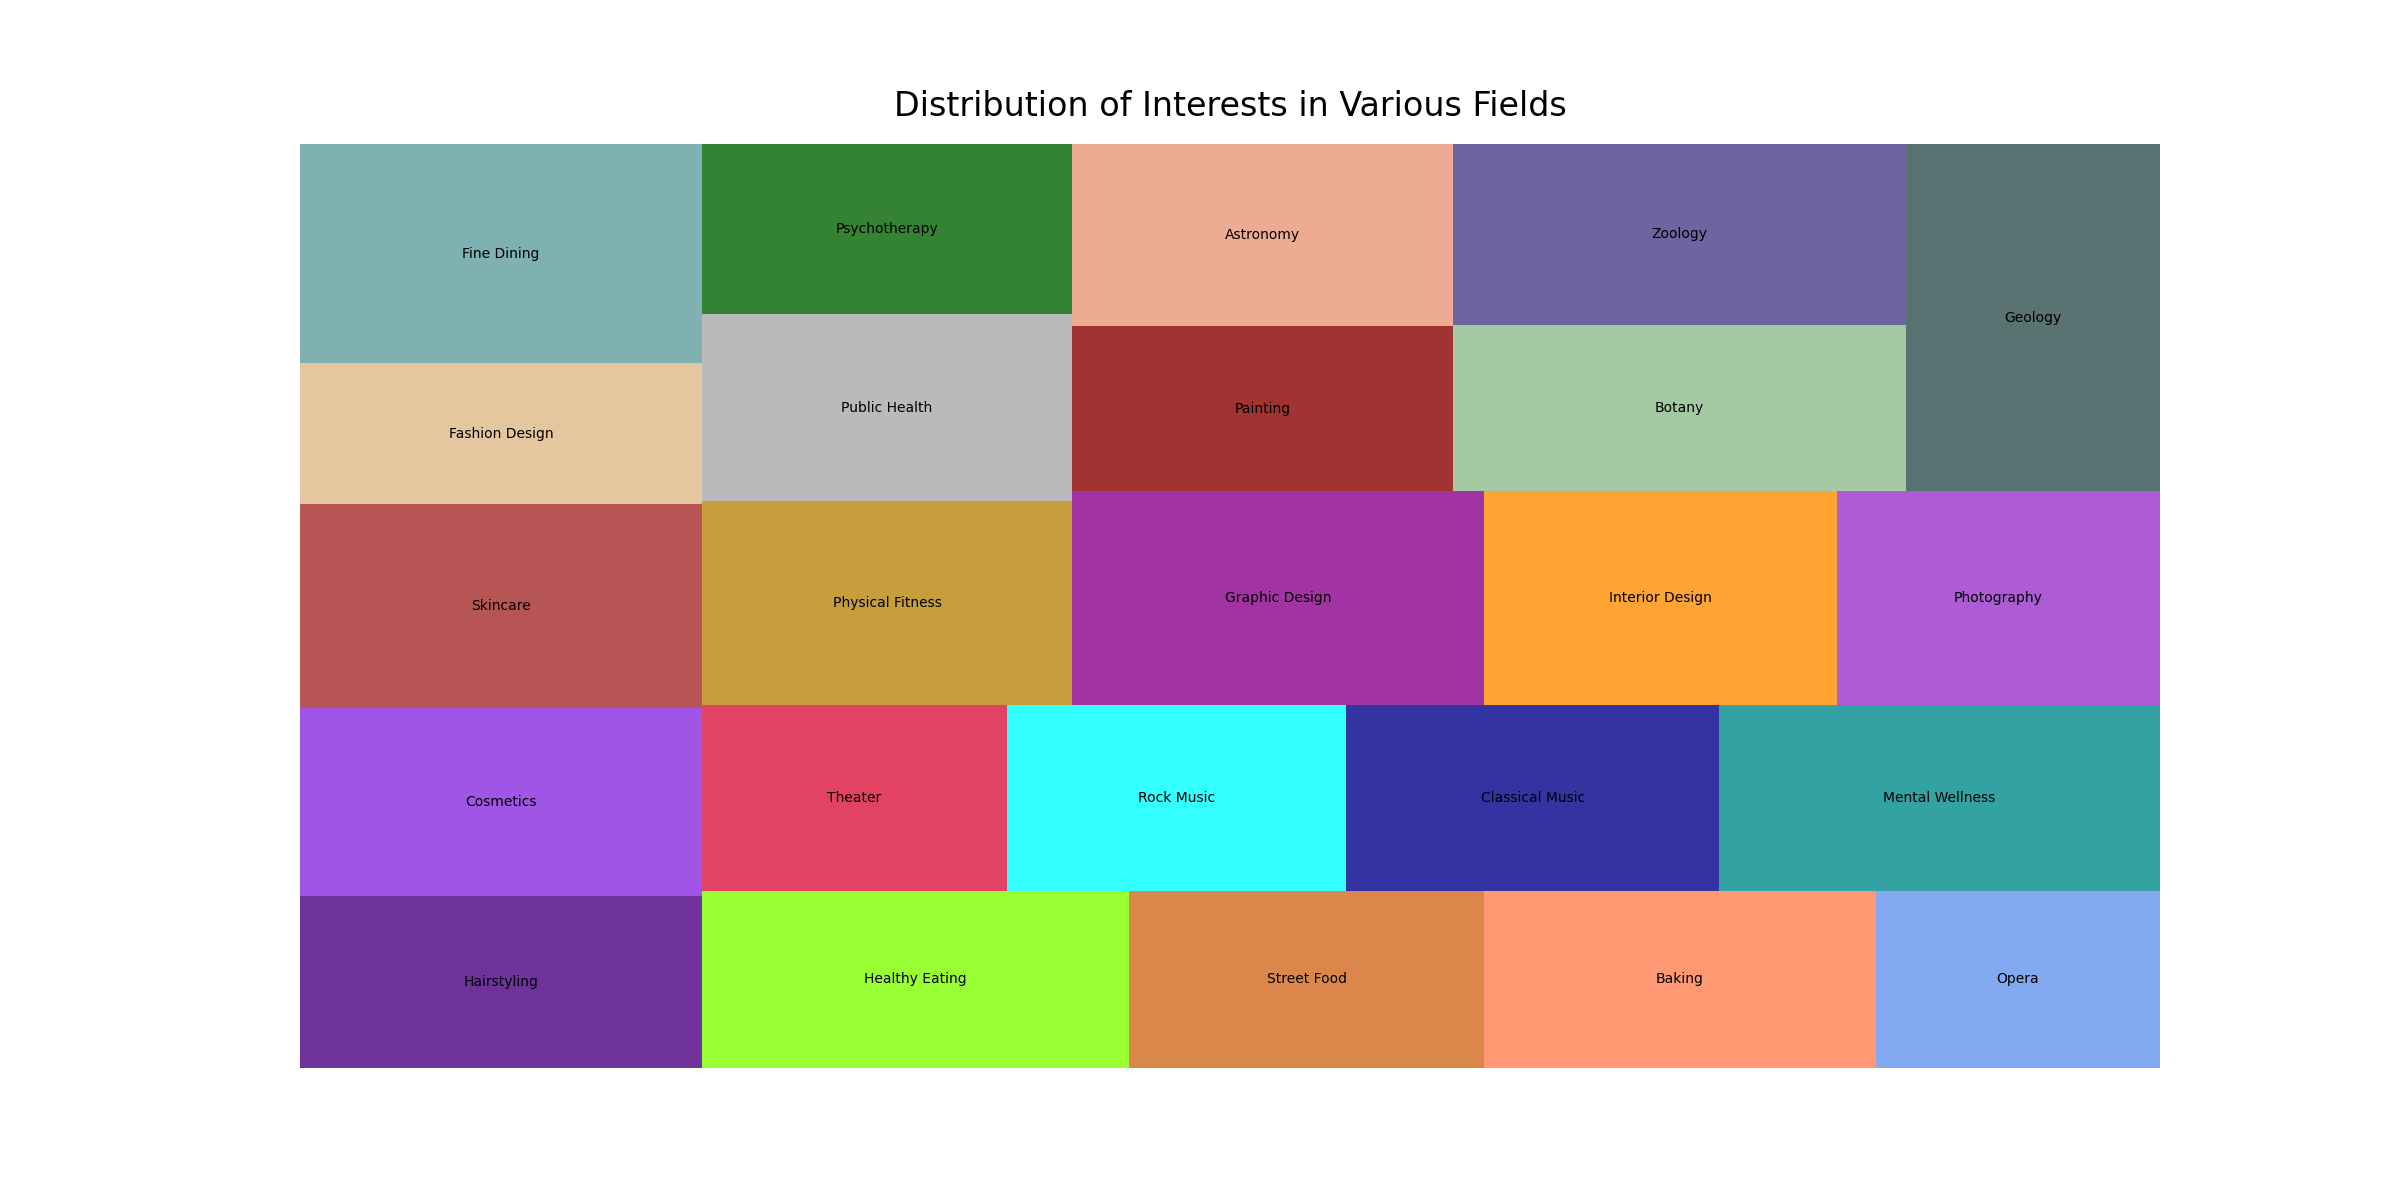

Here is the Python script that generated this plot:

import seaborn as sns
import pandas as pd
import matplotlib.pyplot as plt
import squarify

# Create a data frame with diversified data
df = pd.DataFrame({
    'category': ['Fashion & Beauty', 'Fashion & Beauty', 'Fashion & Beauty', 'Fashion & Beauty',
                 'Food & Nutrition', 'Food & Nutrition', 'Food & Nutrition', 'Food & Nutrition',
                 'Music & Performing Arts', 'Music & Performing Arts', 'Music & Performing Arts', 'Music & Performing Arts',
                 'Health & Psychology', 'Health & Psychology', 'Health & Psychology', 'Health & Psychology',
                 'Art & Design', 'Art & Design', 'Art & Design', 'Art & Design',
                 'Science & Nature', 'Science & Nature', 'Science & Nature', 'Science & Nature'],
    'sub_category': ['Hairstyling', 'Cosmetics', 'Skincare', 'Fashion Design',
                     'Fine Dining', 'Healthy Eating', 'Street Food', 'Baking',
                     'Opera', 'Theater', 'Rock Music', 'Classical Music',
                     'Mental Wellness', 'Physical Fitness', 'Public Health', 'Psychotherapy',
                     'Graphic Design', 'Interior Design', 'Photography', 'Painting',
                     'Astronomy', 'Botany', 'Zoology', 'Geology'],
    'value': [1100, 1200, 1300, 900, 1400, 1200, 1000, 1100, 800, 900, 1000, 1100, 
              1300, 1200, 1100, 1000, 1400, 1200, 1100, 1000, 1100, 1200, 1300, 1400]
})

# Create a new color list
colors = ['#4B0082', '#8A2BE2', '#A52A2A', '#DEB887', '#5F9EA0', '#7FFF00', '#D2691E', '#FF7F50', '#6495ED', '#DC143C', 
          '#00FFFF', '#00008B', '#008B8B', '#B8860B', '#A9A9A9', '#006400', '#8B008B', '#FF8C00', '#9932CC', '#8B0000', 
          '#E9967A', '#8FBC8F', '#483D8B', '#2F4F4F']

# Plot
plt.figure(figsize=(24, 12))
squarify.plot(sizes=df['value'], label=df['sub_category'], color=colors, alpha=.8)
plt.title('Distribution of Interests in Various Fields', fontsize=24, pad=20)
plt.axis('off')
plt.show()
